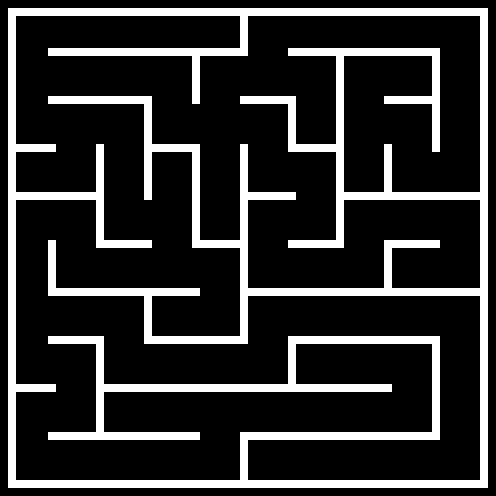

A 2D game scene composited from a Tiled map and its tileset images. What follows is a short description and the map's XML, with each tile layer's data collapsed to a summary:
An orthogonal 62x62 tile map with 8x8 px tiles, 1 tile layer (Background) and 51 objects (4x Painter, Player, Checkpoint).

<map version="1.10" tiledversion="1.10.2" orientation="orthogonal" renderorder="right-down" width="62" height="62" tilewidth="8" tileheight="8" infinite="0" nextlayerid="4" nextobjectid="54">
 <tileset firstgid="1" source="Mazeball.tsx" />
 <layer id="1" name="Background" width="62" height="62">
  <data>[3844 cells, 718 non-empty, 1 distinct tile ids]</data>
 </layer>
 <objectgroup id="2" name="Spawnpoints">
  <object id="47" name="Player" type="Player" x="208.75" y="16.75" width="30" height="30" />
  <object id="48" name="Painter" type="Painter" x="300.75" y="348.75" width="30" height="30">
   <properties>
    <property name="colour" value="Green" />
   </properties>
  </object>
  <object id="49" name="Painter" type="Painter" x="398.75" y="252.75" width="30" height="30">
   <properties>
    <property name="colour" value="Blue" />
   </properties>
  </object>
  <object id="50" name="Painter" type="Painter" x="20.75" y="156.75" width="30" height="30">
   <properties>
    <property name="colour" value="Yellow" />
   </properties>
  </object>
  <object id="51" name="Painter" type="Painter" x="395.75" y="59.75" width="30" height="30">
   <properties>
    <property name="colour" value="Red" />
   </properties>
  </object>
  <object id="53" name="Checkpoint" type="Checkpoint" x="247.5" y="465">
   <polygon points="0,0 32,0 31.75,14.75 0,14.75" />
  </object>
 </objectgroup>
 <objectgroup id="3" name="Walls">
  <object id="1" x="8.5" y="8.5">
   <polygon points="0,0 479.5,0 479.25,7 -0.25,7.25" />
  </object>
  <object id="2" x="8.5" y="17">
   <polygon points="0,0 7.25,-0.25 7,470.5 -0.25,470.5" />
  </object>
  <object id="3" x="15.5" y="480.25">
   <polygon points="0,0 0.75,7.25 472.5,7.75 472,0" />
  </object>
  <object id="4" x="480.25" y="16.5">
   <polygon points="0,0 7.75,-0.25 7.5,463.25 0.25,463" />
  </object>
  <object id="5" x="48" y="432.5">
   <polygon points="0,0 151.75,0 151.75,7.25 0.5,7.25" />
  </object>
  <object id="6" x="240.25" y="440.5">
   <polygon points="0,0 7.5,0 7,39 0,39.25" />
  </object>
  <object id="7" x="240.5" y="432.5">
   <polygon points="0,0 0,7.5 199.25,7 199,-0.25" />
  </object>
  <object id="8" x="16" y="384.25">
   <polygon points="0,0 40,0.25 40,7.25 -0.25,7" />
  </object>
  <object id="9" x="48" y="336">
   <polygon points="0,0 55.75,0.5 55.75,7.75 0.5,7.75" />
  </object>
  <object id="10" x="95.75" y="344.5">
   <polygon points="0,0 8,0 8,87.5 0.5,87.25" />
  </object>
  <object id="11" x="104" y="384.5">
   <polygon points="0,0 0.25,6.75 287.75,7.25 287.5,0" />
  </object>
  <object id="12" x="432" y="344.5">
   <polygon points="0,0 7.75,0 7.5,87.25 0.25,87.25" />
  </object>
  <object id="13" x="288.5" y="344.5">
   <polygon points="0,0 7,-0.25 7,39.75 -0.25,39.5" />
  </object>
  <object id="14" x="288.25" y="336.25">
   <polygon points="0,0 0.25,7.5 151.5,7.75 151.25,0.25" />
  </object>
  <object id="15" x="144" y="336.5">
   <polygon points="0,0 103.75,0 103.5,7.25 0,7.25" />
  </object>
  <object id="16" x="144" y="296.75">
   <polygon points="0,0 7.75,-0.25 7.25,39.25 0.5,39" />
  </object>
  <object id="17" x="48.5" y="288.75">
   <polygon points="0,0 151.25,0 151.25,7 -0.25,6.75" />
  </object>
  <object id="18" x="240.25" y="335.75">
   <polygon points="0,0 7.5,0.25 7.5,-191.25 0,-191.25" />
  </object>
  <object id="19" x="248" y="288.25">
   <polygon points="0,0 0.25,7.25 232.25,7 232.25,0.25" />
  </object>
  <object id="20" x="384" y="248.5">
   <polygon points="0,0 7.75,-0.25 7.5,39.5 0.5,39.25" />
  </object>
  <object id="21" x="384.25" y="240.75">
   <polygon points="0,0 0,6.5 55.25,6.5 55.25,-0.25" />
  </object>
  <object id="22" x="48.5" y="240.25">
   <polygon points="0,0 7.25,0 7.25,48 -0.25,48" />
  </object>
  <object id="23" x="96.5" y="240.5">
   <polygon points="0,0 55.25,0 55.5,7 0,7" />
  </object>
  <object id="25" x="192" y="240.25">
   <polygon points="0,0 47.5,0.25 47.5,7.25 0.25,7.25" />
  </object>
  <object id="26" x="288.25" y="240">
   <polygon points="0,0 55.25,0.25 55.5,8 0,7.75" />
  </object>
  <object id="27" x="15.75" y="192.5">
   <polygon points="0,0 79.75,0 79.75,7.25 0,7.75" />
  </object>
  <object id="28" x="96.25" y="240.25">
   <polygon points="0,0 7.5,0 7.25,-95.75 0,-96" />
  </object>
  <object id="29" x="15.75" y="144.75">
   <polygon points="0,0 39.75,-0.25 40,6.75 0.5,6.75" />
  </object>
  <object id="30" x="152.25" y="144.75">
   <polygon points="0,0 47.5,-0.25 47.25,7 0.25,7.25" />
  </object>
  <object id="31" x="192" y="152.75">
   <polygon points="0,0 7.75,0 7.5,87 0.25,87" />
  </object>
  <object id="32" x="248" y="192.5">
   <polygon points="0,0 47.75,0.25 47.5,7.25 0.25,7.25" />
  </object>
  <object id="33" x="344.25" y="192.75">
   <polygon points="0,0 135.5,0 135,6.75 0.25,6.75" />
  </object>
  <object id="34" x="384.25" y="145">
   <polygon points="0,0 7.5,-0.25 7.5,46.75 0,46.5" />
  </object>
  <object id="35" x="144.25" y="199.25">
   <polygon points="0,0 7.5,0 7.25,-94.75 0,-94.5" />
  </object>
  <object id="36" x="48.25" y="96.5">
   <polygon points="0,0 103.25,0 103.25,7.5 0.25,7" />
  </object>
  <object id="37" x="240.5" y="96.5">
   <polygon points="0,0 55.25,0 55.25,7.25 -0.25,7" />
  </object>
  <object id="38" x="288" y="104.5">
   <polygon points="0,0 7.5,0 7.75,39.25 0.25,39.25" />
  </object>
  <object id="39" x="288.25" y="144.5">
   <polygon points="0,0 47.75,0.25 47.5,7.25 0.25,7.5" />
  </object>
  <object id="40" x="336" y="56.5">
   <polygon points="0,0 8,0.25 7.5,183.5 0.5,183.25" />
  </object>
  <object id="41" x="384.25" y="96.5">
   <polygon points="0,0 47.75,0 47.75,7 0,7" />
  </object>
  <object id="42" x="432" y="56.5">
   <polygon points="0,0 7.75,0 7.5,95.25 0.25,95.25" />
  </object>
  <object id="43" x="288.5" y="48.5">
   <polygon points="0,0 0,7.5 151.25,7.75 151.25,0" />
  </object>
  <object id="44" x="192.25" y="56.25">
   <polygon points="0,0 7.25,0.25 7.5,47.5 0.25,47.25" />
  </object>
  <object id="45" x="48.5" y="48.5">
   <polygon points="0,0 -0.25,7.25 199,7 199,0" />
  </object>
  <object id="46" x="240.5" y="16.75">
   <polygon points="0,0 7.25,-0.25 7.25,31.25 -0.25,31.25" />
  </object>
 </objectgroup>
</map>
